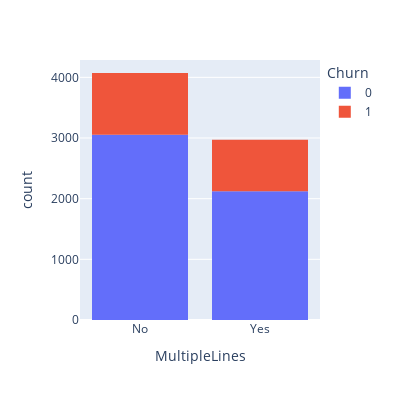

Notebook source saved alongside this figure:
### Code cell
fig = px.histogram(df1, x="MultipleLines", color="Churn",width=400, height=400)
fig.show()

### Figure 1 — Plotly figure (JSON) as saved in the notebook; plotly's stock layout.template omitted (floating-point values rounded to 4 significant figures; data arrays with more than 128 entries replaced by an {"elided": "..."} marker saying what was removed)
{"data": [{"alignmentgroup": "True", "bingroup": "x", "hovertemplate": "Churn=0<br>MultipleLines=%{x}<br>count=%{y}<extra></extra>", "legendgroup": "0", "marker": {"color": "#636efa", "pattern": {"shape": ""}}, "name": "0", "offsetgroup": "0", "orientation": "v", "showlegend": true, "type": "histogram", "x": {"elided": "5174 str values"}, "xaxis": "x", "yaxis": "y"}, {"alignmentgroup": "True", "bingroup": "x", "hovertemplate": "Churn=1<br>MultipleLines=%{x}<br>count=%{y}<extra></extra>", "legendgroup": "1", "marker": {"color": "#EF553B", "pattern": {"shape": ""}}, "name": "1", "offsetgroup": "1", "orientation": "v", "showlegend": true, "type": "histogram", "x": {"elided": "1869 str values"}, "xaxis": "x", "yaxis": "y"}], "layout": {"barmode": "relative", "height": 400, "legend": {"title": {"text": "Churn"}, "tracegroupgap": 0}, "margin": {"t": 60}, "width": 400, "xaxis": {"anchor": "y", "domain": [0, 1], "title": {"text": "MultipleLines"}, "type": "category", "range": [-0.5, 1.5], "autorange": true}, "yaxis": {"anchor": "x", "domain": [0, 1], "title": {"text": "count"}, "range": [0, 4286.0], "autorange": true}}}
